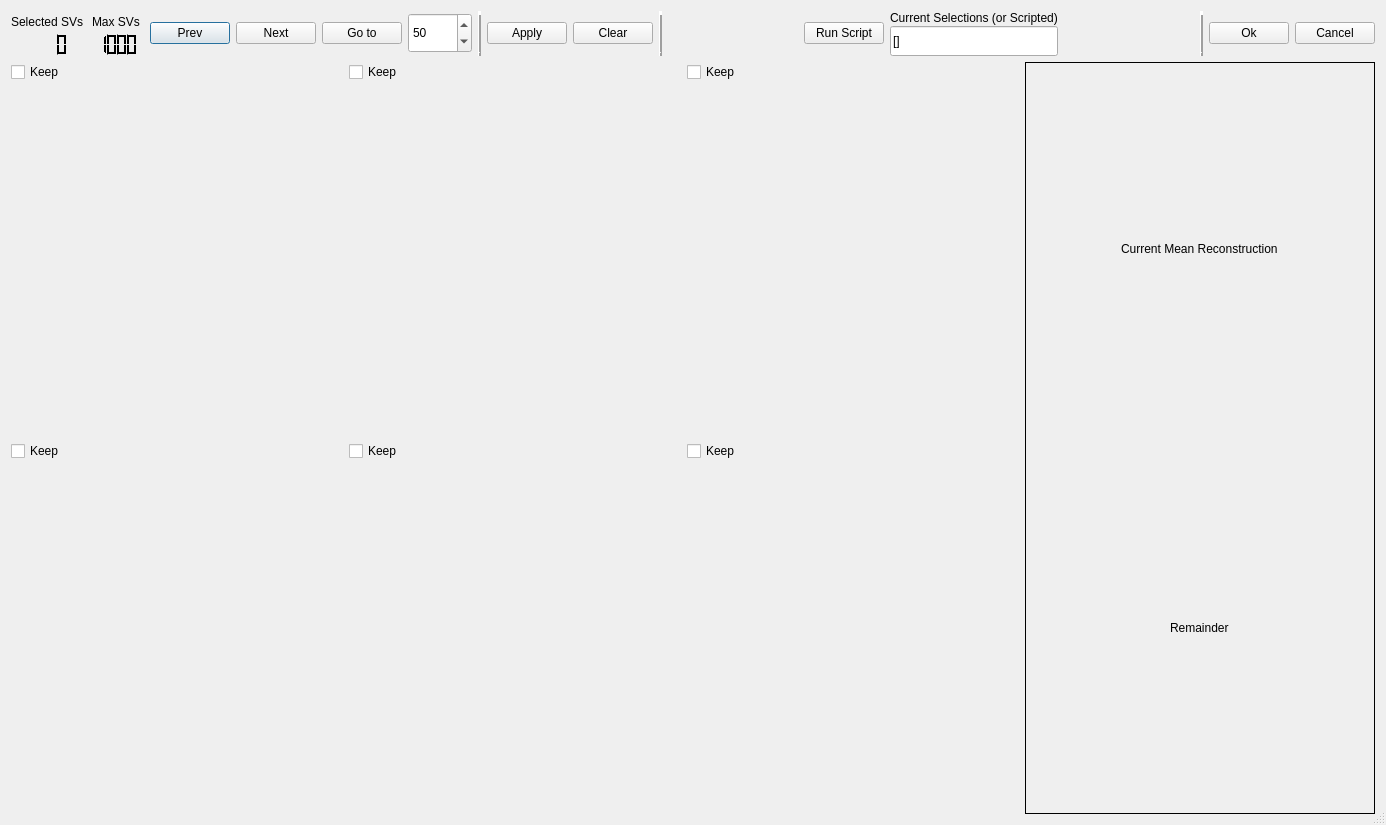
<?xml version="1.0" encoding="UTF-8"?>
<ui version="4.0">
 <class>Dialog</class>
 <widget class="QDialog" name="Dialog">
  <property name="geometry">
   <rect>
    <x>0</x>
    <y>0</y>
    <width>1386</width>
    <height>825</height>
   </rect>
  </property>
  <property name="windowTitle">
   <string>Factorization Video</string>
  </property>
  <property name="sizeGripEnabled">
   <bool>true</bool>
  </property>
  <layout class="QGridLayout" name="gridLayout_2">
   <property name="sizeConstraint">
    <enum>QLayout::SetNoConstraint</enum>
   </property>
   <item row="0" column="0" colspan="2">
    <layout class="QHBoxLayout" name="horizontalLayout">
     <item>
      <layout class="QVBoxLayout" name="verticalLayout">
       <property name="spacing">
        <number>0</number>
       </property>
       <item alignment="Qt::AlignHCenter">
        <widget class="QLabel" name="label">
         <property name="maximumSize">
          <size>
           <width>16777215</width>
           <height>30</height>
          </size>
         </property>
         <property name="text">
          <string>Selected SVs</string>
         </property>
        </widget>
       </item>
       <item alignment="Qt::AlignHCenter">
        <widget class="QLCDNumber" name="lcdSelectedSVs">
         <property name="palette">
          <palette>
           <active>
            <colorrole role="WindowText">
             <brush brushstyle="SolidPattern">
              <color alpha="255">
               <red>255</red>
               <green>255</green>
               <blue>255</blue>
              </color>
             </brush>
            </colorrole>
            <colorrole role="Button">
             <brush brushstyle="SolidPattern">
              <color alpha="255">
               <red>0</red>
               <green>0</green>
               <blue>0</blue>
              </color>
             </brush>
            </colorrole>
            <colorrole role="Light">
             <brush brushstyle="SolidPattern">
              <color alpha="255">
               <red>0</red>
               <green>0</green>
               <blue>0</blue>
              </color>
             </brush>
            </colorrole>
            <colorrole role="Midlight">
             <brush brushstyle="SolidPattern">
              <color alpha="255">
               <red>0</red>
               <green>0</green>
               <blue>0</blue>
              </color>
             </brush>
            </colorrole>
            <colorrole role="Dark">
             <brush brushstyle="SolidPattern">
              <color alpha="255">
               <red>0</red>
               <green>0</green>
               <blue>0</blue>
              </color>
             </brush>
            </colorrole>
            <colorrole role="Mid">
             <brush brushstyle="SolidPattern">
              <color alpha="255">
               <red>0</red>
               <green>0</green>
               <blue>0</blue>
              </color>
             </brush>
            </colorrole>
            <colorrole role="Text">
             <brush brushstyle="SolidPattern">
              <color alpha="255">
               <red>255</red>
               <green>255</green>
               <blue>255</blue>
              </color>
             </brush>
            </colorrole>
            <colorrole role="BrightText">
             <brush brushstyle="SolidPattern">
              <color alpha="255">
               <red>255</red>
               <green>255</green>
               <blue>255</blue>
              </color>
             </brush>
            </colorrole>
            <colorrole role="ButtonText">
             <brush brushstyle="SolidPattern">
              <color alpha="255">
               <red>255</red>
               <green>255</green>
               <blue>255</blue>
              </color>
             </brush>
            </colorrole>
            <colorrole role="Base">
             <brush brushstyle="SolidPattern">
              <color alpha="255">
               <red>0</red>
               <green>0</green>
               <blue>0</blue>
              </color>
             </brush>
            </colorrole>
            <colorrole role="Window">
             <brush brushstyle="SolidPattern">
              <color alpha="255">
               <red>0</red>
               <green>0</green>
               <blue>0</blue>
              </color>
             </brush>
            </colorrole>
            <colorrole role="Shadow">
             <brush brushstyle="SolidPattern">
              <color alpha="255">
               <red>0</red>
               <green>0</green>
               <blue>0</blue>
              </color>
             </brush>
            </colorrole>
            <colorrole role="AlternateBase">
             <brush brushstyle="SolidPattern">
              <color alpha="255">
               <red>0</red>
               <green>0</green>
               <blue>0</blue>
              </color>
             </brush>
            </colorrole>
            <colorrole role="ToolTipBase">
             <brush brushstyle="SolidPattern">
              <color alpha="255">
               <red>255</red>
               <green>255</green>
               <blue>220</blue>
              </color>
             </brush>
            </colorrole>
            <colorrole role="ToolTipText">
             <brush brushstyle="SolidPattern">
              <color alpha="255">
               <red>0</red>
               <green>0</green>
               <blue>0</blue>
              </color>
             </brush>
            </colorrole>
           </active>
           <inactive>
            <colorrole role="WindowText">
             <brush brushstyle="SolidPattern">
              <color alpha="255">
               <red>255</red>
               <green>255</green>
               <blue>255</blue>
              </color>
             </brush>
            </colorrole>
            <colorrole role="Button">
             <brush brushstyle="SolidPattern">
              <color alpha="255">
               <red>0</red>
               <green>0</green>
               <blue>0</blue>
              </color>
             </brush>
            </colorrole>
            <colorrole role="Light">
             <brush brushstyle="SolidPattern">
              <color alpha="255">
               <red>0</red>
               <green>0</green>
               <blue>0</blue>
              </color>
             </brush>
            </colorrole>
            <colorrole role="Midlight">
             <brush brushstyle="SolidPattern">
              <color alpha="255">
               <red>0</red>
               <green>0</green>
               <blue>0</blue>
              </color>
             </brush>
            </colorrole>
            <colorrole role="Dark">
             <brush brushstyle="SolidPattern">
              <color alpha="255">
               <red>0</red>
               <green>0</green>
               <blue>0</blue>
              </color>
             </brush>
            </colorrole>
            <colorrole role="Mid">
             <brush brushstyle="SolidPattern">
              <color alpha="255">
               <red>0</red>
               <green>0</green>
               <blue>0</blue>
              </color>
             </brush>
            </colorrole>
            <colorrole role="Text">
             <brush brushstyle="SolidPattern">
              <color alpha="255">
               <red>255</red>
               <green>255</green>
               <blue>255</blue>
              </color>
             </brush>
            </colorrole>
            <colorrole role="BrightText">
             <brush brushstyle="SolidPattern">
              <color alpha="255">
               <red>255</red>
               <green>255</green>
               <blue>255</blue>
              </color>
             </brush>
            </colorrole>
            <colorrole role="ButtonText">
             <brush brushstyle="SolidPattern">
              <color alpha="255">
               <red>255</red>
               <green>255</green>
               <blue>255</blue>
              </color>
             </brush>
            </colorrole>
            <colorrole role="Base">
             <brush brushstyle="SolidPattern">
              <color alpha="255">
               <red>0</red>
               <green>0</green>
               <blue>0</blue>
              </color>
             </brush>
            </colorrole>
            <colorrole role="Window">
             <brush brushstyle="SolidPattern">
              <color alpha="255">
               <red>0</red>
               <green>0</green>
               <blue>0</blue>
              </color>
             </brush>
            </colorrole>
            <colorrole role="Shadow">
             <brush brushstyle="SolidPattern">
              <color alpha="255">
               <red>0</red>
               <green>0</green>
               <blue>0</blue>
              </color>
             </brush>
            </colorrole>
            <colorrole role="AlternateBase">
             <brush brushstyle="SolidPattern">
              <color alpha="255">
               <red>0</red>
               <green>0</green>
               <blue>0</blue>
              </color>
             </brush>
            </colorrole>
            <colorrole role="ToolTipBase">
             <brush brushstyle="SolidPattern">
              <color alpha="255">
               <red>255</red>
               <green>255</green>
               <blue>220</blue>
              </color>
             </brush>
            </colorrole>
            <colorrole role="ToolTipText">
             <brush brushstyle="SolidPattern">
              <color alpha="255">
               <red>0</red>
               <green>0</green>
               <blue>0</blue>
              </color>
             </brush>
            </colorrole>
           </inactive>
           <disabled>
            <colorrole role="WindowText">
             <brush brushstyle="SolidPattern">
              <color alpha="255">
               <red>0</red>
               <green>0</green>
               <blue>0</blue>
              </color>
             </brush>
            </colorrole>
            <colorrole role="Button">
             <brush brushstyle="SolidPattern">
              <color alpha="255">
               <red>0</red>
               <green>0</green>
               <blue>0</blue>
              </color>
             </brush>
            </colorrole>
            <colorrole role="Light">
             <brush brushstyle="SolidPattern">
              <color alpha="255">
               <red>0</red>
               <green>0</green>
               <blue>0</blue>
              </color>
             </brush>
            </colorrole>
            <colorrole role="Midlight">
             <brush brushstyle="SolidPattern">
              <color alpha="255">
               <red>0</red>
               <green>0</green>
               <blue>0</blue>
              </color>
             </brush>
            </colorrole>
            <colorrole role="Dark">
             <brush brushstyle="SolidPattern">
              <color alpha="255">
               <red>0</red>
               <green>0</green>
               <blue>0</blue>
              </color>
             </brush>
            </colorrole>
            <colorrole role="Mid">
             <brush brushstyle="SolidPattern">
              <color alpha="255">
               <red>0</red>
               <green>0</green>
               <blue>0</blue>
              </color>
             </brush>
            </colorrole>
            <colorrole role="Text">
             <brush brushstyle="SolidPattern">
              <color alpha="255">
               <red>0</red>
               <green>0</green>
               <blue>0</blue>
              </color>
             </brush>
            </colorrole>
            <colorrole role="BrightText">
             <brush brushstyle="SolidPattern">
              <color alpha="255">
               <red>255</red>
               <green>255</green>
               <blue>255</blue>
              </color>
             </brush>
            </colorrole>
            <colorrole role="ButtonText">
             <brush brushstyle="SolidPattern">
              <color alpha="255">
               <red>0</red>
               <green>0</green>
               <blue>0</blue>
              </color>
             </brush>
            </colorrole>
            <colorrole role="Base">
             <brush brushstyle="SolidPattern">
              <color alpha="255">
               <red>0</red>
               <green>0</green>
               <blue>0</blue>
              </color>
             </brush>
            </colorrole>
            <colorrole role="Window">
             <brush brushstyle="SolidPattern">
              <color alpha="255">
               <red>0</red>
               <green>0</green>
               <blue>0</blue>
              </color>
             </brush>
            </colorrole>
            <colorrole role="Shadow">
             <brush brushstyle="SolidPattern">
              <color alpha="255">
               <red>0</red>
               <green>0</green>
               <blue>0</blue>
              </color>
             </brush>
            </colorrole>
            <colorrole role="AlternateBase">
             <brush brushstyle="SolidPattern">
              <color alpha="255">
               <red>0</red>
               <green>0</green>
               <blue>0</blue>
              </color>
             </brush>
            </colorrole>
            <colorrole role="ToolTipBase">
             <brush brushstyle="SolidPattern">
              <color alpha="255">
               <red>255</red>
               <green>255</green>
               <blue>220</blue>
              </color>
             </brush>
            </colorrole>
            <colorrole role="ToolTipText">
             <brush brushstyle="SolidPattern">
              <color alpha="255">
               <red>0</red>
               <green>0</green>
               <blue>0</blue>
              </color>
             </brush>
            </colorrole>
           </disabled>
          </palette>
         </property>
         <property name="frameShape">
          <enum>QFrame::NoFrame</enum>
         </property>
         <property name="frameShadow">
          <enum>QFrame::Plain</enum>
         </property>
         <property name="digitCount">
          <number>4</number>
         </property>
         <property name="value" stdset="0">
          <double>0.000000000000000</double>
         </property>
         <property name="intValue" stdset="0">
          <number>0</number>
         </property>
        </widget>
       </item>
      </layout>
     </item>
     <item>
      <layout class="QVBoxLayout" name="verticalLayout_2">
       <property name="spacing">
        <number>0</number>
       </property>
       <item alignment="Qt::AlignHCenter">
        <widget class="QLabel" name="label_2">
         <property name="maximumSize">
          <size>
           <width>16777215</width>
           <height>30</height>
          </size>
         </property>
         <property name="text">
          <string>Max SVs</string>
         </property>
        </widget>
       </item>
       <item alignment="Qt::AlignHCenter">
        <widget class="QLCDNumber" name="lcdMaxSVs">
         <property name="palette">
          <palette>
           <active>
            <colorrole role="WindowText">
             <brush brushstyle="SolidPattern">
              <color alpha="255">
               <red>255</red>
               <green>255</green>
               <blue>255</blue>
              </color>
             </brush>
            </colorrole>
            <colorrole role="Button">
             <brush brushstyle="SolidPattern">
              <color alpha="255">
               <red>0</red>
               <green>0</green>
               <blue>0</blue>
              </color>
             </brush>
            </colorrole>
            <colorrole role="Light">
             <brush brushstyle="SolidPattern">
              <color alpha="255">
               <red>0</red>
               <green>0</green>
               <blue>0</blue>
              </color>
             </brush>
            </colorrole>
            <colorrole role="Midlight">
             <brush brushstyle="SolidPattern">
              <color alpha="255">
               <red>0</red>
               <green>0</green>
               <blue>0</blue>
              </color>
             </brush>
            </colorrole>
            <colorrole role="Dark">
             <brush brushstyle="SolidPattern">
              <color alpha="255">
               <red>0</red>
               <green>0</green>
               <blue>0</blue>
              </color>
             </brush>
            </colorrole>
            <colorrole role="Mid">
             <brush brushstyle="SolidPattern">
              <color alpha="255">
               <red>0</red>
               <green>0</green>
               <blue>0</blue>
              </color>
             </brush>
            </colorrole>
            <colorrole role="Text">
             <brush brushstyle="SolidPattern">
              <color alpha="255">
               <red>255</red>
               <green>255</green>
               <blue>255</blue>
              </color>
             </brush>
            </colorrole>
            <colorrole role="BrightText">
             <brush brushstyle="SolidPattern">
              <color alpha="255">
               <red>255</red>
               <green>255</green>
               <blue>255</blue>
              </color>
             </brush>
            </colorrole>
            <colorrole role="ButtonText">
             <brush brushstyle="SolidPattern">
              <color alpha="255">
               <red>255</red>
               <green>255</green>
               <blue>255</blue>
              </color>
             </brush>
            </colorrole>
            <colorrole role="Base">
             <brush brushstyle="SolidPattern">
              <color alpha="255">
               <red>0</red>
               <green>0</green>
               <blue>0</blue>
              </color>
             </brush>
            </colorrole>
            <colorrole role="Window">
             <brush brushstyle="SolidPattern">
              <color alpha="255">
               <red>0</red>
               <green>0</green>
               <blue>0</blue>
              </color>
             </brush>
            </colorrole>
            <colorrole role="Shadow">
             <brush brushstyle="SolidPattern">
              <color alpha="255">
               <red>0</red>
               <green>0</green>
               <blue>0</blue>
              </color>
             </brush>
            </colorrole>
            <colorrole role="AlternateBase">
             <brush brushstyle="SolidPattern">
              <color alpha="255">
               <red>0</red>
               <green>0</green>
               <blue>0</blue>
              </color>
             </brush>
            </colorrole>
            <colorrole role="ToolTipBase">
             <brush brushstyle="SolidPattern">
              <color alpha="255">
               <red>255</red>
               <green>255</green>
               <blue>220</blue>
              </color>
             </brush>
            </colorrole>
            <colorrole role="ToolTipText">
             <brush brushstyle="SolidPattern">
              <color alpha="255">
               <red>0</red>
               <green>0</green>
               <blue>0</blue>
              </color>
             </brush>
            </colorrole>
           </active>
           <inactive>
            <colorrole role="WindowText">
             <brush brushstyle="SolidPattern">
              <color alpha="255">
               <red>255</red>
               <green>255</green>
               <blue>255</blue>
              </color>
             </brush>
            </colorrole>
            <colorrole role="Button">
             <brush brushstyle="SolidPattern">
              <color alpha="255">
               <red>0</red>
               <green>0</green>
               <blue>0</blue>
              </color>
             </brush>
            </colorrole>
            <colorrole role="Light">
             <brush brushstyle="SolidPattern">
              <color alpha="255">
               <red>0</red>
               <green>0</green>
               <blue>0</blue>
              </color>
             </brush>
            </colorrole>
            <colorrole role="Midlight">
             <brush brushstyle="SolidPattern">
              <color alpha="255">
               <red>0</red>
               <green>0</green>
               <blue>0</blue>
              </color>
             </brush>
            </colorrole>
            <colorrole role="Dark">
             <brush brushstyle="SolidPattern">
              <color alpha="255">
               <red>0</red>
               <green>0</green>
               <blue>0</blue>
              </color>
             </brush>
            </colorrole>
            <colorrole role="Mid">
             <brush brushstyle="SolidPattern">
              <color alpha="255">
               <red>0</red>
               <green>0</green>
               <blue>0</blue>
              </color>
             </brush>
            </colorrole>
            <colorrole role="Text">
             <brush brushstyle="SolidPattern">
              <color alpha="255">
               <red>255</red>
               <green>255</green>
               <blue>255</blue>
              </color>
             </brush>
            </colorrole>
            <colorrole role="BrightText">
             <brush brushstyle="SolidPattern">
              <color alpha="255">
               <red>255</red>
               <green>255</green>
               <blue>255</blue>
              </color>
             </brush>
            </colorrole>
            <colorrole role="ButtonText">
             <brush brushstyle="SolidPattern">
              <color alpha="255">
               <red>255</red>
               <green>255</green>
               <blue>255</blue>
              </color>
             </brush>
            </colorrole>
            <colorrole role="Base">
             <brush brushstyle="SolidPattern">
              <color alpha="255">
               <red>0</red>
               <green>0</green>
               <blue>0</blue>
              </color>
             </brush>
            </colorrole>
            <colorrole role="Window">
             <brush brushstyle="SolidPattern">
              <color alpha="255">
               <red>0</red>
               <green>0</green>
               <blue>0</blue>
              </color>
             </brush>
            </colorrole>
            <colorrole role="Shadow">
             <brush brushstyle="SolidPattern">
              <color alpha="255">
               <red>0</red>
               <green>0</green>
               <blue>0</blue>
              </color>
             </brush>
            </colorrole>
            <colorrole role="AlternateBase">
             <brush brushstyle="SolidPattern">
              <color alpha="255">
               <red>0</red>
               <green>0</green>
               <blue>0</blue>
              </color>
             </brush>
            </colorrole>
            <colorrole role="ToolTipBase">
             <brush brushstyle="SolidPattern">
              <color alpha="255">
               <red>255</red>
               <green>255</green>
               <blue>220</blue>
              </color>
             </brush>
            </colorrole>
            <colorrole role="ToolTipText">
             <brush brushstyle="SolidPattern">
              <color alpha="255">
               <red>0</red>
               <green>0</green>
               <blue>0</blue>
              </color>
             </brush>
            </colorrole>
           </inactive>
           <disabled>
            <colorrole role="WindowText">
             <brush brushstyle="SolidPattern">
              <color alpha="255">
               <red>0</red>
               <green>0</green>
               <blue>0</blue>
              </color>
             </brush>
            </colorrole>
            <colorrole role="Button">
             <brush brushstyle="SolidPattern">
              <color alpha="255">
               <red>0</red>
               <green>0</green>
               <blue>0</blue>
              </color>
             </brush>
            </colorrole>
            <colorrole role="Light">
             <brush brushstyle="SolidPattern">
              <color alpha="255">
               <red>0</red>
               <green>0</green>
               <blue>0</blue>
              </color>
             </brush>
            </colorrole>
            <colorrole role="Midlight">
             <brush brushstyle="SolidPattern">
              <color alpha="255">
               <red>0</red>
               <green>0</green>
               <blue>0</blue>
              </color>
             </brush>
            </colorrole>
            <colorrole role="Dark">
             <brush brushstyle="SolidPattern">
              <color alpha="255">
               <red>0</red>
               <green>0</green>
               <blue>0</blue>
              </color>
             </brush>
            </colorrole>
            <colorrole role="Mid">
             <brush brushstyle="SolidPattern">
              <color alpha="255">
               <red>0</red>
               <green>0</green>
               <blue>0</blue>
              </color>
             </brush>
            </colorrole>
            <colorrole role="Text">
             <brush brushstyle="SolidPattern">
              <color alpha="255">
               <red>0</red>
               <green>0</green>
               <blue>0</blue>
              </color>
             </brush>
            </colorrole>
            <colorrole role="BrightText">
             <brush brushstyle="SolidPattern">
              <color alpha="255">
               <red>255</red>
               <green>255</green>
               <blue>255</blue>
              </color>
             </brush>
            </colorrole>
            <colorrole role="ButtonText">
             <brush brushstyle="SolidPattern">
              <color alpha="255">
               <red>0</red>
               <green>0</green>
               <blue>0</blue>
              </color>
             </brush>
            </colorrole>
            <colorrole role="Base">
             <brush brushstyle="SolidPattern">
              <color alpha="255">
               <red>0</red>
               <green>0</green>
               <blue>0</blue>
              </color>
             </brush>
            </colorrole>
            <colorrole role="Window">
             <brush brushstyle="SolidPattern">
              <color alpha="255">
               <red>0</red>
               <green>0</green>
               <blue>0</blue>
              </color>
             </brush>
            </colorrole>
            <colorrole role="Shadow">
             <brush brushstyle="SolidPattern">
              <color alpha="255">
               <red>0</red>
               <green>0</green>
               <blue>0</blue>
              </color>
             </brush>
            </colorrole>
            <colorrole role="AlternateBase">
             <brush brushstyle="SolidPattern">
              <color alpha="255">
               <red>0</red>
               <green>0</green>
               <blue>0</blue>
              </color>
             </brush>
            </colorrole>
            <colorrole role="ToolTipBase">
             <brush brushstyle="SolidPattern">
              <color alpha="255">
               <red>255</red>
               <green>255</green>
               <blue>220</blue>
              </color>
             </brush>
            </colorrole>
            <colorrole role="ToolTipText">
             <brush brushstyle="SolidPattern">
              <color alpha="255">
               <red>0</red>
               <green>0</green>
               <blue>0</blue>
              </color>
             </brush>
            </colorrole>
           </disabled>
          </palette>
         </property>
         <property name="frameShape">
          <enum>QFrame::NoFrame</enum>
         </property>
         <property name="frameShadow">
          <enum>QFrame::Plain</enum>
         </property>
         <property name="digitCount">
          <number>4</number>
         </property>
         <property name="value" stdset="0">
          <double>1000.000000000000000</double>
         </property>
        </widget>
       </item>
      </layout>
     </item>
     <item>
      <widget class="QPushButton" name="pushButtonPrev">
       <property name="layoutDirection">
        <enum>Qt::LeftToRight</enum>
       </property>
       <property name="text">
        <string>Prev</string>
       </property>
       <property name="icon">
        <iconset resource="../icons_all.qrc">
         <normaloff>:/icons/open-iconic-master/png/arrow-thick-left-8x.png</normaloff>:/icons/open-iconic-master/png/arrow-thick-left-8x.png</iconset>
       </property>
       <property name="iconSize">
        <size>
         <width>35</width>
         <height>35</height>
        </size>
       </property>
       <property name="default">
        <bool>false</bool>
       </property>
       <property name="flat">
        <bool>false</bool>
       </property>
      </widget>
     </item>
     <item>
      <widget class="QPushButton" name="pushButtonNext">
       <property name="layoutDirection">
        <enum>Qt::LeftToRight</enum>
       </property>
       <property name="text">
        <string>Next</string>
       </property>
       <property name="icon">
        <iconset resource="../icons_all.qrc">
         <normaloff>:/icons/open-iconic-master/png/arrow-thick-right-8x.png</normaloff>:/icons/open-iconic-master/png/arrow-thick-right-8x.png</iconset>
       </property>
       <property name="iconSize">
        <size>
         <width>35</width>
         <height>35</height>
        </size>
       </property>
       <property name="default">
        <bool>false</bool>
       </property>
       <property name="flat">
        <bool>false</bool>
       </property>
      </widget>
     </item>
     <item>
      <widget class="QPushButton" name="pushButtonGoTo">
       <property name="layoutDirection">
        <enum>Qt::LeftToRight</enum>
       </property>
       <property name="text">
        <string>Go to</string>
       </property>
       <property name="icon">
        <iconset resource="../icons_all.qrc">
         <normaloff>:/icons/open-iconic-master/png/account-login-8x.png</normaloff>:/icons/open-iconic-master/png/account-login-8x.png</iconset>
       </property>
       <property name="iconSize">
        <size>
         <width>35</width>
         <height>35</height>
        </size>
       </property>
       <property name="default">
        <bool>false</bool>
       </property>
       <property name="flat">
        <bool>false</bool>
       </property>
      </widget>
     </item>
     <item>
      <widget class="QSpinBox" name="spinBoxGoTo">
       <property name="minimumSize">
        <size>
         <width>64</width>
         <height>40</height>
        </size>
       </property>
       <property name="maximum">
        <number>10000</number>
       </property>
       <property name="value">
        <number>50</number>
       </property>
      </widget>
     </item>
     <item>
      <widget class="QFrame" name="frame_2">
       <property name="frameShape">
        <enum>QFrame::VLine</enum>
       </property>
       <property name="frameShadow">
        <enum>QFrame::Raised</enum>
       </property>
       <property name="lineWidth">
        <number>4</number>
       </property>
      </widget>
     </item>
     <item>
      <widget class="QPushButton" name="pushButtonApply">
       <property name="layoutDirection">
        <enum>Qt::LeftToRight</enum>
       </property>
       <property name="text">
        <string>Apply</string>
       </property>
       <property name="icon">
        <iconset resource="../icons_all.qrc">
         <normaloff>:/icons/open-iconic-master/png/plus-8x.png</normaloff>:/icons/open-iconic-master/png/plus-8x.png</iconset>
       </property>
       <property name="iconSize">
        <size>
         <width>35</width>
         <height>35</height>
        </size>
       </property>
       <property name="default">
        <bool>false</bool>
       </property>
       <property name="flat">
        <bool>false</bool>
       </property>
      </widget>
     </item>
     <item>
      <widget class="QPushButton" name="pushButtonClear">
       <property name="layoutDirection">
        <enum>Qt::LeftToRight</enum>
       </property>
       <property name="text">
        <string>Clear</string>
       </property>
       <property name="icon">
        <iconset resource="../icons_all.qrc">
         <normaloff>:/icons/open-iconic-master/png/ban-8x.png</normaloff>:/icons/open-iconic-master/png/ban-8x.png</iconset>
       </property>
       <property name="iconSize">
        <size>
         <width>35</width>
         <height>35</height>
        </size>
       </property>
       <property name="default">
        <bool>false</bool>
       </property>
       <property name="flat">
        <bool>false</bool>
       </property>
      </widget>
     </item>
     <item>
      <widget class="QFrame" name="frame_3">
       <property name="frameShape">
        <enum>QFrame::VLine</enum>
       </property>
       <property name="frameShadow">
        <enum>QFrame::Raised</enum>
       </property>
       <property name="lineWidth">
        <number>4</number>
       </property>
      </widget>
     </item>
     <item>
      <spacer name="horizontalSpacer">
       <property name="orientation">
        <enum>Qt::Horizontal</enum>
       </property>
       <property name="sizeHint" stdset="0">
        <size>
         <width>40</width>
         <height>20</height>
        </size>
       </property>
      </spacer>
     </item>
     <item>
      <widget class="QPushButton" name="pushButtonScript">
       <property name="layoutDirection">
        <enum>Qt::LeftToRight</enum>
       </property>
       <property name="text">
        <string>Run Script</string>
       </property>
       <property name="icon">
        <iconset resource="../icons_all.qrc">
         <normaloff>:/icons/open-iconic-master/png/play-circle-8x.png</normaloff>:/icons/open-iconic-master/png/play-circle-8x.png</iconset>
       </property>
       <property name="iconSize">
        <size>
         <width>35</width>
         <height>35</height>
        </size>
       </property>
       <property name="default">
        <bool>false</bool>
       </property>
       <property name="flat">
        <bool>false</bool>
       </property>
      </widget>
     </item>
     <item>
      <layout class="QVBoxLayout" name="verticalLayout_5">
       <property name="spacing">
        <number>1</number>
       </property>
       <item>
        <widget class="QLabel" name="label_5">
         <property name="text">
          <string>Current Selections (or Scripted)</string>
         </property>
        </widget>
       </item>
       <item>
        <widget class="QLineEdit" name="lineEditSelections">
         <property name="minimumSize">
          <size>
           <width>0</width>
           <height>30</height>
          </size>
         </property>
         <property name="text">
          <string>[]</string>
         </property>
        </widget>
       </item>
      </layout>
     </item>
     <item>
      <spacer name="horizontalSpacer_3">
       <property name="orientation">
        <enum>Qt::Horizontal</enum>
       </property>
       <property name="sizeHint" stdset="0">
        <size>
         <width>40</width>
         <height>20</height>
        </size>
       </property>
      </spacer>
     </item>
     <item>
      <widget class="QFrame" name="frame_4">
       <property name="frameShape">
        <enum>QFrame::VLine</enum>
       </property>
       <property name="frameShadow">
        <enum>QFrame::Raised</enum>
       </property>
       <property name="lineWidth">
        <number>4</number>
       </property>
      </widget>
     </item>
     <item>
      <widget class="QPushButton" name="pushButtonOk">
       <property name="layoutDirection">
        <enum>Qt::LeftToRight</enum>
       </property>
       <property name="text">
        <string>Ok</string>
       </property>
       <property name="icon">
        <iconset resource="../icons_all.qrc">
         <normaloff>:/icons/open-iconic-master/png/check-8x.png</normaloff>:/icons/open-iconic-master/png/check-8x.png</iconset>
       </property>
       <property name="iconSize">
        <size>
         <width>35</width>
         <height>35</height>
        </size>
       </property>
       <property name="default">
        <bool>false</bool>
       </property>
       <property name="flat">
        <bool>false</bool>
       </property>
      </widget>
     </item>
     <item>
      <widget class="QPushButton" name="pushButtonCancel">
       <property name="layoutDirection">
        <enum>Qt::LeftToRight</enum>
       </property>
       <property name="text">
        <string>Cancel</string>
       </property>
       <property name="icon">
        <iconset resource="../icons_all.qrc">
         <normaloff>:/icons/open-iconic-master/png/thumb-down-8x.png</normaloff>:/icons/open-iconic-master/png/thumb-down-8x.png</iconset>
       </property>
       <property name="iconSize">
        <size>
         <width>35</width>
         <height>35</height>
        </size>
       </property>
       <property name="default">
        <bool>false</bool>
       </property>
       <property name="flat">
        <bool>false</bool>
       </property>
      </widget>
     </item>
    </layout>
   </item>
   <item row="1" column="0">
    <layout class="QGridLayout" name="gridLayout">
     <item row="2" column="2">
      <widget class="QCheckBox" name="checkBox_6">
       <property name="text">
        <string>Keep</string>
       </property>
      </widget>
     </item>
     <item row="0" column="2">
      <widget class="QCheckBox" name="checkBox_3">
       <property name="text">
        <string>Keep</string>
       </property>
      </widget>
     </item>
     <item row="2" column="1">
      <widget class="QCheckBox" name="checkBox_5">
       <property name="text">
        <string>Keep</string>
       </property>
      </widget>
     </item>
     <item row="1" column="0">
      <spacer name="verticalSpacer">
       <property name="orientation">
        <enum>Qt::Vertical</enum>
       </property>
       <property name="sizeHint" stdset="0">
        <size>
         <width>20</width>
         <height>40</height>
        </size>
       </property>
      </spacer>
     </item>
     <item row="2" column="0">
      <widget class="QCheckBox" name="checkBox_4">
       <property name="text">
        <string>Keep</string>
       </property>
      </widget>
     </item>
     <item row="0" column="1">
      <widget class="QCheckBox" name="checkBox_2">
       <property name="text">
        <string>Keep</string>
       </property>
      </widget>
     </item>
     <item row="0" column="0">
      <widget class="QCheckBox" name="checkBox">
       <property name="text">
        <string>Keep</string>
       </property>
      </widget>
     </item>
     <item row="3" column="0">
      <spacer name="verticalSpacer_2">
       <property name="orientation">
        <enum>Qt::Vertical</enum>
       </property>
       <property name="sizeHint" stdset="0">
        <size>
         <width>20</width>
         <height>40</height>
        </size>
       </property>
      </spacer>
     </item>
    </layout>
   </item>
   <item row="1" column="1">
    <widget class="QFrame" name="frame">
     <property name="minimumSize">
      <size>
       <width>300</width>
       <height>0</height>
      </size>
     </property>
     <property name="maximumSize">
      <size>
       <width>350</width>
       <height>16777215</height>
      </size>
     </property>
     <property name="frameShape">
      <enum>QFrame::Box</enum>
     </property>
     <property name="frameShadow">
      <enum>QFrame::Plain</enum>
     </property>
     <layout class="QVBoxLayout" name="verticalLayout_4">
      <item>
       <layout class="QVBoxLayout" name="verticalLayout_3">
        <item alignment="Qt::AlignHCenter">
         <widget class="QLabel" name="label_3">
          <property name="text">
           <string>Current Mean Reconstruction</string>
          </property>
         </widget>
        </item>
        <item>
         <spacer name="horizontalSpacer_2">
          <property name="orientation">
           <enum>Qt::Horizontal</enum>
          </property>
          <property name="sizeHint" stdset="0">
           <size>
            <width>40</width>
            <height>20</height>
           </size>
          </property>
         </spacer>
        </item>
        <item alignment="Qt::AlignHCenter">
         <widget class="QLabel" name="label_4">
          <property name="text">
           <string>Remainder</string>
          </property>
         </widget>
        </item>
       </layout>
      </item>
     </layout>
    </widget>
   </item>
  </layout>
 </widget>
 <resources>
  <include location="../icons_all.qrc"/>
 </resources>
 <connections/>
</ui>
